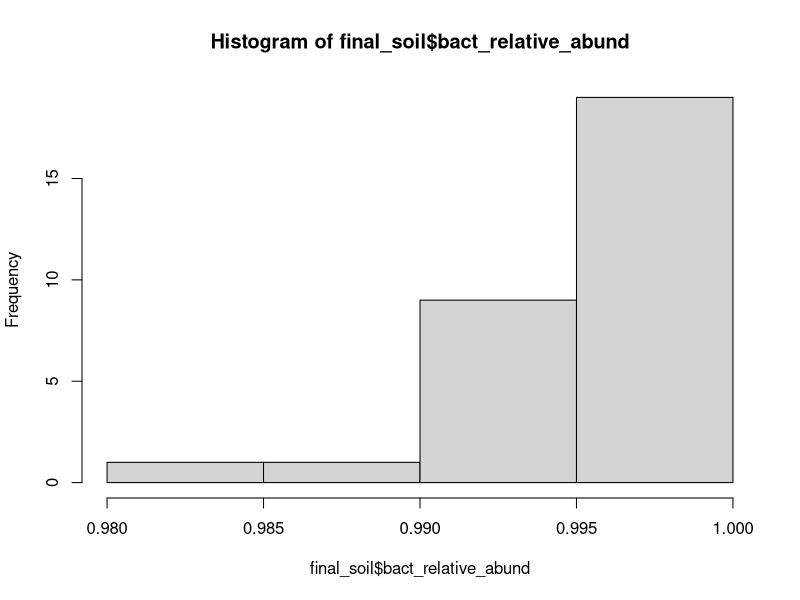
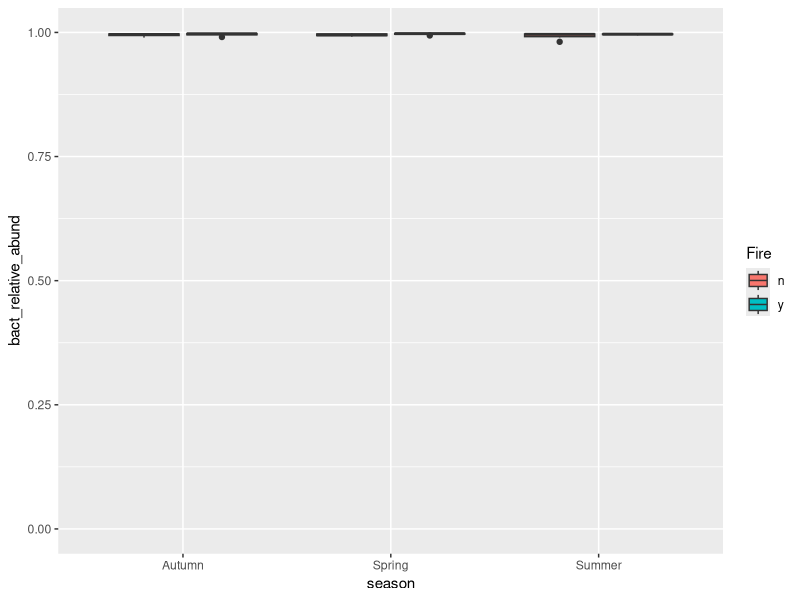
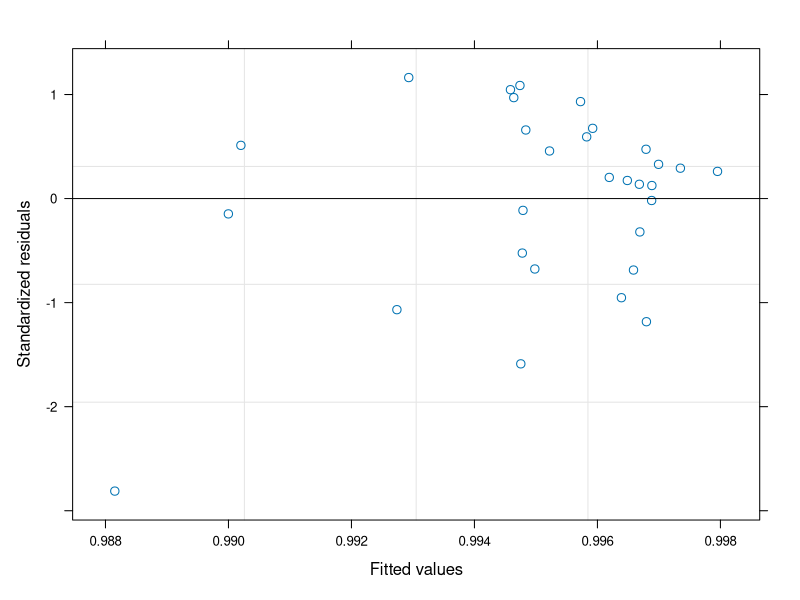
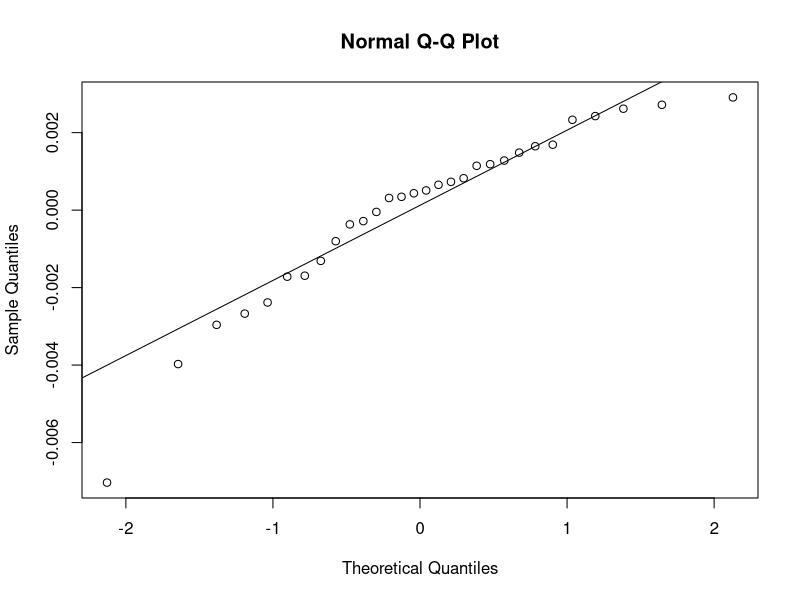
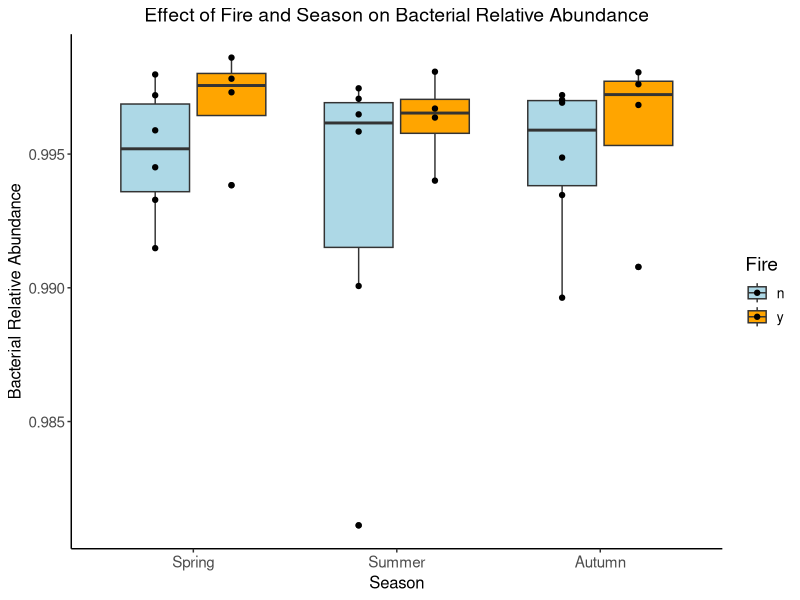

Source code (R) for these figures, in order:
## ---- chunk 1
knitr::opts_chunk$set(echo = TRUE)
library(tidyverse)
library(dplyr)
library(ggplot2)
library(car)
library(nlme)
library(emmeans)
## ---- chunk 2
soil_initial <- read.csv("trimmed_metadata.csv")#load the data
head(soil_initial)
## ---- chunk 3

#Only selected necessary columns that include soil, Site, Date, Type, fungi, bacteria and archaea 
filtered_soil <- select(soil_initial, Site, Date, Fire, fungi, bacteria, archaea, season)


#check for balance
table(filtered_soil$Site) #every site has three rows
table(filtered_soil$Fire)#yes to added fire has 12 values, and no to added fire has 18 values
#unbalanced
table(filtered_soil$season)#three equal amounts of 10

#these are bacterial counts, divided bacteria to the total of bacterial+archaea+fungal to get the relative abundance
final_soil <- mutate(filtered_soil, bact_relative_abund = bacteria/(bacteria+archaea+fungi))

#our random factor is Site, and fixed factors will be Fire and season
#changed "char" data type for season, Site, and fire to "factor"
final_soil$Site <- as.factor(final_soil$Site)
final_soil$season <- as.factor(final_soil$season)
final_soil$Fire <- as.factor(final_soil$Fire)

## ---- chunk 4
#created a histogram 
hist(final_soil$bact_relative_abund)
#create an initial plot to demonstrate the how high the bacterial relative abundance levels are 
initial_plot <- ggplot(final_soil, aes(x=season,y=bact_relative_abund,fill=Fire)) +
  geom_boxplot() +
  scale_y_continuous(limits=c(0,1))

ggsave(filename = "initial_plot.png",initial_plot)#save and export the .png file
## ---- chunk 5

#created our linear mixed effect model including our IVs: Season and Fire, and DV:bact_relative_abund using our random variable as Site
soil_model <- lme(bact_relative_abund~season*Fire, random = ~1| Site, data = final_soil, method = "ML")

#exported the initial plot of residuals to Model_Residuals_Plot.png
png(filename = "Model_Residuals_Plot.png")
plot(soil_model)
dev.off()

#saved the qqnorm/qqline plot to Normal_Q-Q_plot.png
png(filename = "Normal_Q-Q_plot.png")
qqnorm(resid(soil_model))#initial inspections a linear line/checked the residuals for normality
qqplot_1 <- qqline(resid(soil_model))
dev.off()

#because the experiment was unbalanced, we would use type III, using the interaction and would need to change the contrasts before and after running Anova
options(contrasts = c("contr.sum","contr.poly"))
soil_model <- lme(bact_relative_abund~season*Fire, random = ~1| Site, data = final_soil, method = "ML") #remember to refit the model, and to reset contrast after
Anova(soil_model, type=3) #type 3 because there's an interaction
options(contrasts = c("contr.treatment","contr.poly"))
## ---- chunk 6
#re-ran our model in order to get the summary 
soil_model <- lme(bact_relative_abund~season*Fire, random = ~1| Site, data = final_soil, method = "ML")
summary(soil_model)

#check the emmeans to analyze means from the summary 
emmeans(soil_model, specs=c('season','Fire'))
## ---- chunk 7
#changed the order of the values of the season variable for visualization purposes
final_soil$season <- factor(final_soil$season, levels = c("Spring", "Summer", "Autumn"))

#create the final visualization
final_plot <- ggplot(final_soil, aes(x=season,y=bact_relative_abund,fill=Fire)) +
  geom_boxplot() +#use a box-plot for two categorical IVs, and 1 DV
  scale_fill_manual(values = c("y" = "orange", "n" = "lightblue" )) + #customize color:orange for fire(y), light blue for no fire(n)
  labs(title ="Effect of Fire and Season on Bacterial Relative Abundance", x ="Season", y="Bacterial Relative Abundance") +#created the titles 
  geom_point(position = position_dodge(width = .75)) +
  theme_classic() + #created a white background
  theme(plot.title = element_text(hjust = 0.5, size= 14), axis.title.x= element_text(size=12), axis.title.y=element_text(size=12), axis.text.x = element_text(size=11), axis.text.y = element_text(size=11),legend.title = element_text(size=14),legend.text = element_text(size=10))
#adjusted sizes of all text and titles within theme

#save the visualization
ggsave(filename = "Fire_Management_Season_on_Plot.png", final_plot)
